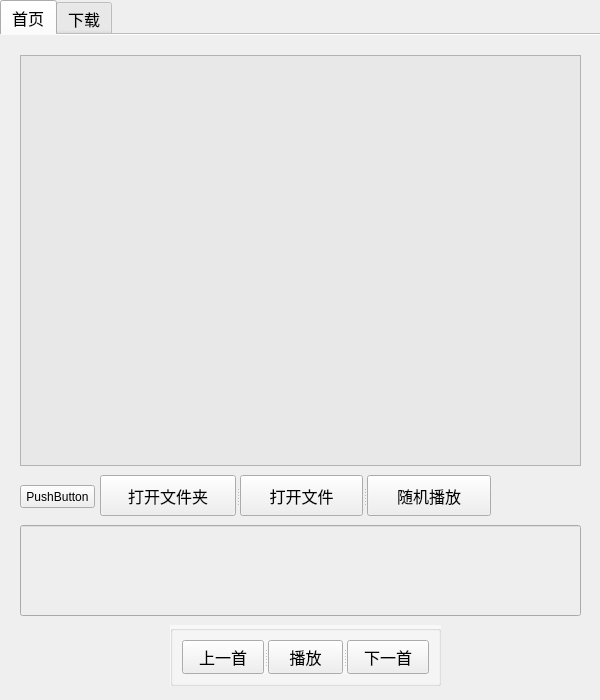
<?xml version="1.0" encoding="UTF-8"?>
<ui version="4.0">
 <class>Form</class>
 <widget class="QWidget" name="Form">
  <property name="windowModality">
   <enum>Qt::NonModal</enum>
  </property>
  <property name="geometry">
   <rect>
    <x>0</x>
    <y>0</y>
    <width>600</width>
    <height>700</height>
   </rect>
  </property>
  <property name="maximumSize">
   <size>
    <width>600</width>
    <height>700</height>
   </size>
  </property>
  <property name="font">
   <font>
    <family>楷体</family>
    <pointsize>12</pointsize>
   </font>
  </property>
  <property name="windowTitle">
   <string>音乐播放器</string>
  </property>
  <property name="layoutDirection">
   <enum>Qt::LeftToRight</enum>
  </property>
  <property name="autoFillBackground">
   <bool>false</bool>
  </property>
  <property name="styleSheet">
   <string notr="true"/>
  </property>
  <widget class="QTabWidget" name="tabWidget">
   <property name="enabled">
    <bool>true</bool>
   </property>
   <property name="geometry">
    <rect>
     <x>0</x>
     <y>0</y>
     <width>600</width>
     <height>700</height>
    </rect>
   </property>
   <property name="sizePolicy">
    <sizepolicy hsizetype="Fixed" vsizetype="Fixed">
     <horstretch>0</horstretch>
     <verstretch>0</verstretch>
    </sizepolicy>
   </property>
   <property name="maximumSize">
    <size>
     <width>600</width>
     <height>700</height>
    </size>
   </property>
   <property name="font">
    <font>
     <family>楷体</family>
     <pointsize>12</pointsize>
    </font>
   </property>
   <property name="mouseTracking">
    <bool>true</bool>
   </property>
   <property name="contextMenuPolicy">
    <enum>Qt::DefaultContextMenu</enum>
   </property>
   <property name="layoutDirection">
    <enum>Qt::LeftToRight</enum>
   </property>
   <property name="autoFillBackground">
    <bool>false</bool>
   </property>
   <property name="styleSheet">
    <string notr="true">background-color: rgb(239, 239, 239);</string>
   </property>
   <property name="inputMethodHints">
    <set>Qt::ImhNone</set>
   </property>
   <property name="tabPosition">
    <enum>QTabWidget::North</enum>
   </property>
   <property name="tabShape">
    <enum>QTabWidget::Rounded</enum>
   </property>
   <property name="currentIndex">
    <number>0</number>
   </property>
   <property name="elideMode">
    <enum>Qt::ElideNone</enum>
   </property>
   <property name="documentMode">
    <bool>true</bool>
   </property>
   <property name="tabsClosable">
    <bool>false</bool>
   </property>
   <property name="movable">
    <bool>false</bool>
   </property>
   <property name="tabBarAutoHide">
    <bool>true</bool>
   </property>
   <widget class="QWidget" name="tab1">
    <attribute name="title">
     <string>首页</string>
    </attribute>
    <widget class="QGroupBox" name="groupBox">
     <property name="geometry">
      <rect>
       <x>170</x>
       <y>590</y>
       <width>271</width>
       <height>61</height>
      </rect>
     </property>
     <property name="font">
      <font>
       <family>楷体</family>
       <pointsize>12</pointsize>
      </font>
     </property>
     <property name="styleSheet">
      <string notr="true">background-color: rgb(248, 248, 248);</string>
     </property>
     <property name="title">
      <string/>
     </property>
     <layout class="QVBoxLayout" name="verticalLayout">
      <item>
       <widget class="QSplitter" name="splitter">
        <property name="font">
         <font>
          <family>楷体</family>
          <pointsize>12</pointsize>
         </font>
        </property>
        <property name="orientation">
         <enum>Qt::Horizontal</enum>
        </property>
        <widget class="QPushButton" name="ButtonLast">
         <property name="font">
          <font>
           <family>楷体</family>
           <pointsize>12</pointsize>
          </font>
         </property>
         <property name="styleSheet">
          <string notr="true">background-color: rgb(239, 239, 239);</string>
         </property>
         <property name="text">
          <string>上一首</string>
         </property>
         <property name="checkable">
          <bool>false</bool>
         </property>
        </widget>
        <widget class="QPushButton" name="ButtonStop">
         <property name="minimumSize">
          <size>
           <width>75</width>
           <height>23</height>
          </size>
         </property>
         <property name="maximumSize">
          <size>
           <width>75</width>
           <height>16777215</height>
          </size>
         </property>
         <property name="font">
          <font>
           <family>楷体</family>
           <pointsize>12</pointsize>
          </font>
         </property>
         <property name="styleSheet">
          <string notr="true">background-color: rgb(239, 239, 239);</string>
         </property>
         <property name="text">
          <string>播放</string>
         </property>
         <property name="checkable">
          <bool>false</bool>
         </property>
         <property name="checked">
          <bool>false</bool>
         </property>
         <property name="autoDefault">
          <bool>false</bool>
         </property>
         <property name="default">
          <bool>false</bool>
         </property>
         <property name="flat">
          <bool>false</bool>
         </property>
        </widget>
        <widget class="QPushButton" name="ButtonNext">
         <property name="font">
          <font>
           <family>楷体</family>
           <pointsize>12</pointsize>
          </font>
         </property>
         <property name="autoFillBackground">
          <bool>false</bool>
         </property>
         <property name="styleSheet">
          <string notr="true">background-color: rgb(239, 239, 239);</string>
         </property>
         <property name="text">
          <string>下一首</string>
         </property>
         <property name="checkable">
          <bool>false</bool>
         </property>
        </widget>
       </widget>
      </item>
     </layout>
    </widget>
    <widget class="QSplitter" name="splitter_3">
     <property name="geometry">
      <rect>
       <x>100</x>
       <y>440</y>
       <width>391</width>
       <height>41</height>
      </rect>
     </property>
     <property name="orientation">
      <enum>Qt::Horizontal</enum>
     </property>
     <widget class="QPushButton" name="ButtonOpen">
      <property name="font">
       <font>
        <family>楷体</family>
        <pointsize>12</pointsize>
       </font>
      </property>
      <property name="styleSheet">
       <string notr="true">background-color: rgb(239, 239, 239);</string>
      </property>
      <property name="text">
       <string>打开文件夹</string>
      </property>
      <property name="checkable">
       <bool>false</bool>
      </property>
      <property name="checked">
       <bool>false</bool>
      </property>
     </widget>
     <widget class="QPushButton" name="ButtonOpenfile">
      <property name="font">
       <font>
        <family>楷体</family>
        <pointsize>12</pointsize>
       </font>
      </property>
      <property name="styleSheet">
       <string notr="true">background-color: rgb(239, 239, 239);</string>
      </property>
      <property name="text">
       <string>打开文件</string>
      </property>
     </widget>
     <widget class="QPushButton" name="ButtonRandom">
      <property name="font">
       <font>
        <family>楷体</family>
        <pointsize>12</pointsize>
       </font>
      </property>
      <property name="styleSheet">
       <string notr="true">background-color: rgb(239, 239, 239);</string>
      </property>
      <property name="text">
       <string>随机播放</string>
      </property>
      <property name="checkable">
       <bool>false</bool>
      </property>
     </widget>
    </widget>
    <widget class="QListView" name="outList">
     <property name="geometry">
      <rect>
       <x>20</x>
       <y>20</y>
       <width>561</width>
       <height>411</height>
      </rect>
     </property>
     <property name="styleSheet">
      <string notr="true">background-color: rgb(232, 232, 232);</string>
     </property>
    </widget>
    <widget class="QLineEdit" name="nowList">
     <property name="geometry">
      <rect>
       <x>20</x>
       <y>490</y>
       <width>561</width>
       <height>91</height>
      </rect>
     </property>
     <property name="font">
      <font>
       <family>微软雅黑</family>
       <pointsize>14</pointsize>
       <weight>50</weight>
       <bold>false</bold>
      </font>
     </property>
     <property name="styleSheet">
      <string notr="true">background-color: rgb(238, 238, 238);</string>
     </property>
     <property name="alignment">
      <set>Qt::AlignCenter</set>
     </property>
     <property name="readOnly">
      <bool>true</bool>
     </property>
    </widget>
    <widget class="QPushButton" name="ButtonTest">
     <property name="geometry">
      <rect>
       <x>20</x>
       <y>450</y>
       <width>75</width>
       <height>23</height>
      </rect>
     </property>
     <property name="text">
      <string>PushButton</string>
     </property>
    </widget>
    <zorder>splitter_3</zorder>
    <zorder>groupBox</zorder>
    <zorder>outList</zorder>
    <zorder>nowList</zorder>
    <zorder>ButtonTest</zorder>
   </widget>
   <widget class="QWidget" name="tab2">
    <attribute name="title">
     <string>下载</string>
    </attribute>
    <widget class="QLabel" name="label">
     <property name="geometry">
      <rect>
       <x>130</x>
       <y>40</y>
       <width>341</width>
       <height>71</height>
      </rect>
     </property>
     <property name="font">
      <font>
       <family>黑体</family>
       <pointsize>15</pointsize>
       <weight>50</weight>
       <bold>false</bold>
      </font>
     </property>
     <property name="styleSheet">
      <string notr="true">background-color: rgb(241, 241, 241);</string>
     </property>
     <property name="text">
      <string>请输入歌名（单击下载）</string>
     </property>
     <property name="alignment">
      <set>Qt::AlignCenter</set>
     </property>
     <property name="wordWrap">
      <bool>false</bool>
     </property>
    </widget>
    <widget class="QSplitter" name="splitter_2">
     <property name="geometry">
      <rect>
       <x>80</x>
       <y>130</y>
       <width>441</width>
       <height>61</height>
      </rect>
     </property>
     <property name="font">
      <font>
       <family>楷体</family>
       <pointsize>12</pointsize>
      </font>
     </property>
     <property name="orientation">
      <enum>Qt::Horizontal</enum>
     </property>
     <widget class="QLineEdit" name="idSearch">
      <property name="baseSize">
       <size>
        <width>5</width>
        <height>5</height>
       </size>
      </property>
      <property name="font">
       <font>
        <family>楷体</family>
        <pointsize>14</pointsize>
        <weight>75</weight>
        <bold>true</bold>
       </font>
      </property>
      <property name="cursor">
       <cursorShape>ArrowCursor</cursorShape>
      </property>
      <property name="mouseTracking">
       <bool>false</bool>
      </property>
      <property name="styleSheet">
       <string notr="true">background-color: rgb(236, 236, 236);</string>
      </property>
      <property name="alignment">
       <set>Qt::AlignCenter</set>
      </property>
     </widget>
     <widget class="QPushButton" name="ButtonDownLoad">
      <property name="font">
       <font>
        <family>楷体</family>
        <pointsize>12</pointsize>
       </font>
      </property>
      <property name="styleSheet">
       <string notr="true">background-color: rgb(239, 239, 239);</string>
      </property>
      <property name="text">
       <string>搜索</string>
      </property>
      <property name="checkable">
       <bool>false</bool>
      </property>
     </widget>
    </widget>
    <widget class="QListView" name="printList">
     <property name="geometry">
      <rect>
       <x>45</x>
       <y>220</y>
       <width>511</width>
       <height>361</height>
      </rect>
     </property>
     <property name="font">
      <font>
       <pointsize>12</pointsize>
       <weight>50</weight>
       <bold>false</bold>
      </font>
     </property>
    </widget>
    <widget class="QLineEdit" name="stateEdit">
     <property name="geometry">
      <rect>
       <x>160</x>
       <y>600</y>
       <width>281</width>
       <height>51</height>
      </rect>
     </property>
     <property name="font">
      <font>
       <family>微软雅黑</family>
       <pointsize>14</pointsize>
       <weight>75</weight>
       <bold>true</bold>
      </font>
     </property>
     <property name="styleSheet">
      <string notr="true"/>
     </property>
     <property name="alignment">
      <set>Qt::AlignCenter</set>
     </property>
    </widget>
   </widget>
  </widget>
 </widget>
 <resources/>
 <connections/>
</ui>
